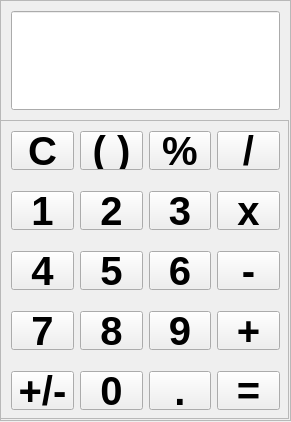
<?xml version="1.0" encoding="UTF-8"?>
<ui version="4.0">
 <class>CalculatorQtClass</class>
 <widget class="QMainWindow" name="CalculatorQtClass">
  <property name="geometry">
   <rect>
    <x>0</x>
    <y>0</y>
    <width>291</width>
    <height>422</height>
   </rect>
  </property>
  <property name="sizePolicy">
   <sizepolicy hsizetype="Fixed" vsizetype="Fixed">
    <horstretch>0</horstretch>
    <verstretch>0</verstretch>
   </sizepolicy>
  </property>
  <property name="font">
   <font>
    <pointsize>30</pointsize>
    <bold>true</bold>
   </font>
  </property>
  <property name="windowTitle">
   <string>CalculatorQt</string>
  </property>
  <widget class="QWidget" name="centralWidget">
   <property name="sizePolicy">
    <sizepolicy hsizetype="Fixed" vsizetype="Fixed">
     <horstretch>0</horstretch>
     <verstretch>0</verstretch>
    </sizepolicy>
   </property>
   <widget class="QFrame" name="frame">
    <property name="geometry">
     <rect>
      <x>0</x>
      <y>0</y>
      <width>291</width>
      <height>421</height>
     </rect>
    </property>
    <property name="autoFillBackground">
     <bool>false</bool>
    </property>
    <property name="frameShape">
     <enum>QFrame::Shape::StyledPanel</enum>
    </property>
    <property name="frameShadow">
     <enum>QFrame::Shadow::Raised</enum>
    </property>
    <widget class="QWidget" name="verticalLayoutWidget">
     <property name="geometry">
      <rect>
       <x>0</x>
       <y>0</y>
       <width>291</width>
       <height>121</height>
      </rect>
     </property>
     <layout class="QVBoxLayout" name="verticalLayout">
      <item>
       <widget class="QLineEdit" name="output">
        <property name="sizePolicy">
         <sizepolicy hsizetype="Ignored" vsizetype="Ignored">
          <horstretch>0</horstretch>
          <verstretch>0</verstretch>
         </sizepolicy>
        </property>
       </widget>
      </item>
     </layout>
    </widget>
    <widget class="QWidget" name="verticalLayoutWidget_2">
     <property name="geometry">
      <rect>
       <x>0</x>
       <y>120</y>
       <width>291</width>
       <height>301</height>
      </rect>
     </property>
     <layout class="QVBoxLayout" name="verticalLayout_2"/>
    </widget>
   </widget>
   <widget class="QFrame" name="frame_2">
    <property name="geometry">
     <rect>
      <x>0</x>
      <y>120</y>
      <width>289</width>
      <height>299</height>
     </rect>
    </property>
    <property name="frameShape">
     <enum>QFrame::Shape::StyledPanel</enum>
    </property>
    <property name="frameShadow">
     <enum>QFrame::Shadow::Raised</enum>
    </property>
    <widget class="QWidget" name="verticalLayoutWidget_4">
     <property name="geometry">
      <rect>
       <x>0</x>
       <y>120</y>
       <width>291</width>
       <height>61</height>
      </rect>
     </property>
     <layout class="QVBoxLayout" name="verticalLayout_13">
      <item>
       <layout class="QHBoxLayout" name="horizontalLayout_5">
        <item>
         <widget class="QPushButton" name="btnFour">
          <property name="sizePolicy">
           <sizepolicy hsizetype="Ignored" vsizetype="Ignored">
            <horstretch>0</horstretch>
            <verstretch>0</verstretch>
           </sizepolicy>
          </property>
          <property name="text">
           <string>4</string>
          </property>
         </widget>
        </item>
        <item>
         <widget class="QPushButton" name="btnFive">
          <property name="sizePolicy">
           <sizepolicy hsizetype="Ignored" vsizetype="Ignored">
            <horstretch>0</horstretch>
            <verstretch>0</verstretch>
           </sizepolicy>
          </property>
          <property name="text">
           <string>5</string>
          </property>
         </widget>
        </item>
        <item>
         <widget class="QPushButton" name="btnSix">
          <property name="sizePolicy">
           <sizepolicy hsizetype="Ignored" vsizetype="Ignored">
            <horstretch>0</horstretch>
            <verstretch>0</verstretch>
           </sizepolicy>
          </property>
          <property name="text">
           <string>6</string>
          </property>
         </widget>
        </item>
        <item>
         <widget class="QPushButton" name="btnSubtraction">
          <property name="sizePolicy">
           <sizepolicy hsizetype="Ignored" vsizetype="Ignored">
            <horstretch>0</horstretch>
            <verstretch>0</verstretch>
           </sizepolicy>
          </property>
          <property name="text">
           <string>-</string>
          </property>
         </widget>
        </item>
       </layout>
      </item>
     </layout>
    </widget>
    <widget class="QWidget" name="verticalLayoutWidget_5">
     <property name="geometry">
      <rect>
       <x>0</x>
       <y>180</y>
       <width>291</width>
       <height>61</height>
      </rect>
     </property>
     <layout class="QVBoxLayout" name="verticalLayout_14">
      <item>
       <layout class="QHBoxLayout" name="horizontalLayout_10">
        <item>
         <widget class="QPushButton" name="btnSeven">
          <property name="sizePolicy">
           <sizepolicy hsizetype="Ignored" vsizetype="Ignored">
            <horstretch>0</horstretch>
            <verstretch>0</verstretch>
           </sizepolicy>
          </property>
          <property name="text">
           <string>7</string>
          </property>
         </widget>
        </item>
        <item>
         <widget class="QPushButton" name="btnEight">
          <property name="sizePolicy">
           <sizepolicy hsizetype="Ignored" vsizetype="Ignored">
            <horstretch>0</horstretch>
            <verstretch>0</verstretch>
           </sizepolicy>
          </property>
          <property name="text">
           <string>8</string>
          </property>
         </widget>
        </item>
        <item>
         <widget class="QPushButton" name="btnNine">
          <property name="sizePolicy">
           <sizepolicy hsizetype="Ignored" vsizetype="Ignored">
            <horstretch>0</horstretch>
            <verstretch>0</verstretch>
           </sizepolicy>
          </property>
          <property name="text">
           <string>9</string>
          </property>
         </widget>
        </item>
        <item>
         <widget class="QPushButton" name="btnAddition">
          <property name="sizePolicy">
           <sizepolicy hsizetype="Ignored" vsizetype="Ignored">
            <horstretch>0</horstretch>
            <verstretch>0</verstretch>
           </sizepolicy>
          </property>
          <property name="text">
           <string>+</string>
          </property>
         </widget>
        </item>
       </layout>
      </item>
     </layout>
    </widget>
    <widget class="QWidget" name="verticalLayoutWidget_6">
     <property name="geometry">
      <rect>
       <x>0</x>
       <y>240</y>
       <width>291</width>
       <height>61</height>
      </rect>
     </property>
     <layout class="QVBoxLayout" name="verticalLayout_15">
      <item>
       <layout class="QHBoxLayout" name="horizontalLayout_9">
        <item>
         <widget class="QPushButton" name="btnNum">
          <property name="sizePolicy">
           <sizepolicy hsizetype="Ignored" vsizetype="Ignored">
            <horstretch>0</horstretch>
            <verstretch>0</verstretch>
           </sizepolicy>
          </property>
          <property name="text">
           <string>+/-</string>
          </property>
         </widget>
        </item>
        <item>
         <widget class="QPushButton" name="btnZero">
          <property name="sizePolicy">
           <sizepolicy hsizetype="Ignored" vsizetype="Ignored">
            <horstretch>0</horstretch>
            <verstretch>0</verstretch>
           </sizepolicy>
          </property>
          <property name="text">
           <string>0</string>
          </property>
         </widget>
        </item>
        <item>
         <widget class="QPushButton" name="btnPoint">
          <property name="sizePolicy">
           <sizepolicy hsizetype="Ignored" vsizetype="Ignored">
            <horstretch>0</horstretch>
            <verstretch>0</verstretch>
           </sizepolicy>
          </property>
          <property name="text">
           <string>.</string>
          </property>
         </widget>
        </item>
        <item>
         <widget class="QPushButton" name="btnEqual">
          <property name="sizePolicy">
           <sizepolicy hsizetype="Ignored" vsizetype="Ignored">
            <horstretch>0</horstretch>
            <verstretch>0</verstretch>
           </sizepolicy>
          </property>
          <property name="text">
           <string>=</string>
          </property>
         </widget>
        </item>
       </layout>
      </item>
     </layout>
    </widget>
    <widget class="QWidget" name="verticalLayoutWidget_7">
     <property name="geometry">
      <rect>
       <x>0</x>
       <y>60</y>
       <width>291</width>
       <height>61</height>
      </rect>
     </property>
     <layout class="QVBoxLayout" name="verticalLayout_16">
      <item>
       <layout class="QHBoxLayout" name="horizontalLayout">
        <item>
         <widget class="QPushButton" name="btnOne">
          <property name="enabled">
           <bool>true</bool>
          </property>
          <property name="sizePolicy">
           <sizepolicy hsizetype="Ignored" vsizetype="Ignored">
            <horstretch>0</horstretch>
            <verstretch>0</verstretch>
           </sizepolicy>
          </property>
          <property name="text">
           <string>1</string>
          </property>
         </widget>
        </item>
        <item>
         <widget class="QPushButton" name="btnTwo">
          <property name="sizePolicy">
           <sizepolicy hsizetype="Ignored" vsizetype="Ignored">
            <horstretch>0</horstretch>
            <verstretch>0</verstretch>
           </sizepolicy>
          </property>
          <property name="text">
           <string>2</string>
          </property>
         </widget>
        </item>
        <item>
         <widget class="QPushButton" name="btnThree">
          <property name="sizePolicy">
           <sizepolicy hsizetype="Ignored" vsizetype="Ignored">
            <horstretch>0</horstretch>
            <verstretch>0</verstretch>
           </sizepolicy>
          </property>
          <property name="text">
           <string>3</string>
          </property>
         </widget>
        </item>
        <item>
         <widget class="QPushButton" name="btnMultiplication">
          <property name="sizePolicy">
           <sizepolicy hsizetype="Ignored" vsizetype="Ignored">
            <horstretch>0</horstretch>
            <verstretch>0</verstretch>
           </sizepolicy>
          </property>
          <property name="text">
           <string>x</string>
          </property>
         </widget>
        </item>
       </layout>
      </item>
     </layout>
    </widget>
    <widget class="QWidget" name="verticalLayoutWidget_8">
     <property name="geometry">
      <rect>
       <x>0</x>
       <y>0</y>
       <width>291</width>
       <height>61</height>
      </rect>
     </property>
     <layout class="QVBoxLayout" name="verticalLayout_17">
      <item>
       <layout class="QHBoxLayout" name="horizontalLayout_2">
        <item>
         <widget class="QPushButton" name="btnClear">
          <property name="enabled">
           <bool>true</bool>
          </property>
          <property name="sizePolicy">
           <sizepolicy hsizetype="Ignored" vsizetype="Ignored">
            <horstretch>0</horstretch>
            <verstretch>0</verstretch>
           </sizepolicy>
          </property>
          <property name="text">
           <string>C</string>
          </property>
         </widget>
        </item>
        <item>
         <widget class="QPushButton" name="btnCloseOpenParenth">
          <property name="sizePolicy">
           <sizepolicy hsizetype="Ignored" vsizetype="Ignored">
            <horstretch>0</horstretch>
            <verstretch>0</verstretch>
           </sizepolicy>
          </property>
          <property name="text">
           <string>( )</string>
          </property>
         </widget>
        </item>
        <item>
         <widget class="QPushButton" name="btnPercent">
          <property name="sizePolicy">
           <sizepolicy hsizetype="Ignored" vsizetype="Ignored">
            <horstretch>0</horstretch>
            <verstretch>0</verstretch>
           </sizepolicy>
          </property>
          <property name="text">
           <string>%</string>
          </property>
         </widget>
        </item>
        <item>
         <widget class="QPushButton" name="btnDivition">
          <property name="sizePolicy">
           <sizepolicy hsizetype="Ignored" vsizetype="Ignored">
            <horstretch>0</horstretch>
            <verstretch>0</verstretch>
           </sizepolicy>
          </property>
          <property name="text">
           <string>/</string>
          </property>
         </widget>
        </item>
       </layout>
      </item>
     </layout>
    </widget>
   </widget>
  </widget>
 </widget>
 <layoutdefault spacing="6" margin="11"/>
 <resources>
  <include location="CalculatorQt.qrc"/>
 </resources>
 <connections/>
</ui>
